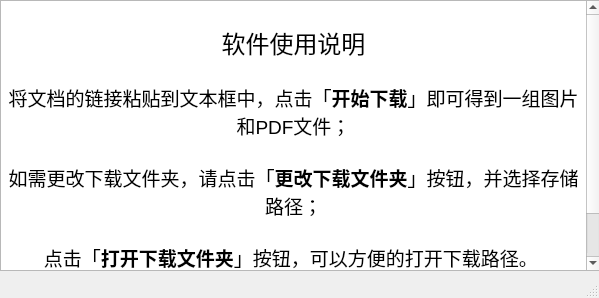
<?xml version="1.0" encoding="UTF-8"?>
<ui version="4.0">
 <class>MainWindow</class>
 <widget class="QMainWindow" name="MainWindow">
  <property name="geometry">
   <rect>
    <x>0</x>
    <y>0</y>
    <width>599</width>
    <height>298</height>
   </rect>
  </property>
  <property name="sizePolicy">
   <sizepolicy hsizetype="Fixed" vsizetype="Fixed">
    <horstretch>0</horstretch>
    <verstretch>0</verstretch>
   </sizepolicy>
  </property>
  <property name="focusPolicy">
   <enum>Qt::ClickFocus</enum>
  </property>
  <property name="windowTitle">
   <string>帮助</string>
  </property>
  <widget class="QWidget" name="centralwidget">
   <widget class="QTextEdit" name="textEdit_2">
    <property name="geometry">
     <rect>
      <x>0</x>
      <y>0</y>
      <width>601</width>
      <height>271</height>
     </rect>
    </property>
    <property name="sizePolicy">
     <sizepolicy hsizetype="Fixed" vsizetype="Fixed">
      <horstretch>0</horstretch>
      <verstretch>0</verstretch>
     </sizepolicy>
    </property>
    <property name="readOnly">
     <bool>true</bool>
    </property>
    <property name="html">
     <string>&lt;!DOCTYPE HTML PUBLIC &quot;-//W3C//DTD HTML 4.0//EN&quot; &quot;http://www.w3.org/TR/REC-html40/strict.dtd&quot;&gt;
&lt;html&gt;&lt;head&gt;&lt;meta name=&quot;qrichtext&quot; content=&quot;1&quot; /&gt;&lt;style type=&quot;text/css&quot;&gt;
p, li { white-space: pre-wrap; }
&lt;/style&gt;&lt;/head&gt;&lt;body style=&quot; font-family:'.AppleSystemUIFont'; font-size:13pt; font-weight:400; font-style:normal;&quot;&gt;
&lt;p align=&quot;center&quot; style=&quot;-qt-paragraph-type:empty; margin-top:0px; margin-bottom:0px; margin-left:0px; margin-right:0px; -qt-block-indent:0; text-indent:0px;&quot;&gt;&lt;br /&gt;&lt;/p&gt;
&lt;p align=&quot;center&quot; style=&quot; margin-top:0px; margin-bottom:0px; margin-left:0px; margin-right:0px; -qt-block-indent:0; text-indent:0px;&quot;&gt;&lt;span style=&quot; font-family:'PingFang SC'; font-size:18pt;&quot;&gt;软件使用说明&lt;/span&gt;&lt;/p&gt;
&lt;p style=&quot;-qt-paragraph-type:empty; margin-top:0px; margin-bottom:0px; margin-left:0px; margin-right:0px; -qt-block-indent:0; text-indent:0px; font-family:'PingFang SC'; font-size:14pt;&quot;&gt;&lt;br /&gt;&lt;/p&gt;
&lt;p align=&quot;center&quot; style=&quot; margin-top:0px; margin-bottom:0px; margin-left:0px; margin-right:0px; -qt-block-indent:0; text-indent:0px;&quot;&gt;&lt;span style=&quot; font-family:'PingFang SC'; font-size:14pt;&quot;&gt;将文档的链接粘贴到文本框中，点击「&lt;/span&gt;&lt;span style=&quot; font-family:'PingFang SC'; font-size:14pt; font-weight:600;&quot;&gt;开始下载&lt;/span&gt;&lt;span style=&quot; font-family:'PingFang SC'; font-size:14pt;&quot;&gt;」即可得到一组图片和&lt;/span&gt;&lt;span style=&quot; font-family:'Helvetica Neue'; font-size:14pt;&quot;&gt;PDF&lt;/span&gt;&lt;span style=&quot; font-family:'PingFang SC'; font-size:14pt;&quot;&gt;文件；&lt;/span&gt;&lt;/p&gt;
&lt;p align=&quot;center&quot; style=&quot;-qt-paragraph-type:empty; margin-top:0px; margin-bottom:0px; margin-left:0px; margin-right:0px; -qt-block-indent:0; text-indent:0px; font-family:'PingFang SC'; font-size:14pt;&quot;&gt;&lt;br /&gt;&lt;/p&gt;
&lt;p align=&quot;center&quot; style=&quot; margin-top:0px; margin-bottom:0px; margin-left:0px; margin-right:0px; -qt-block-indent:0; text-indent:0px;&quot;&gt;&lt;span style=&quot; font-family:'PingFang SC'; font-size:14pt;&quot;&gt;如需更改下载文件夹，请点击「&lt;/span&gt;&lt;span style=&quot; font-family:'PingFang SC'; font-size:14pt; font-weight:600;&quot;&gt;更改下载文件夹&lt;/span&gt;&lt;span style=&quot; font-family:'PingFang SC'; font-size:14pt;&quot;&gt;」按钮，并选择存储路径；&lt;/span&gt;&lt;/p&gt;
&lt;p align=&quot;center&quot; style=&quot;-qt-paragraph-type:empty; margin-top:0px; margin-bottom:0px; margin-left:0px; margin-right:0px; -qt-block-indent:0; text-indent:0px; font-family:'PingFang SC'; font-size:14pt;&quot;&gt;&lt;br /&gt;&lt;/p&gt;
&lt;p align=&quot;center&quot; style=&quot; margin-top:0px; margin-bottom:0px; margin-left:0px; margin-right:0px; -qt-block-indent:0; text-indent:0px;&quot;&gt;&lt;span style=&quot; font-family:'PingFang SC'; font-size:14pt;&quot;&gt;点击「&lt;/span&gt;&lt;span style=&quot; font-family:'PingFang SC'; font-size:14pt; font-weight:600;&quot;&gt;打开下载文件夹&lt;/span&gt;&lt;span style=&quot; font-family:'PingFang SC'; font-size:14pt;&quot;&gt;」按钮，可以方便的打开下载路径。&lt;/span&gt;&lt;span style=&quot; font-size:14pt;&quot;&gt; &lt;/span&gt;&lt;/p&gt;
&lt;p align=&quot;center&quot; style=&quot;-qt-paragraph-type:empty; margin-top:0px; margin-bottom:0px; margin-left:0px; margin-right:0px; -qt-block-indent:0; text-indent:0px; font-size:14pt;&quot;&gt;&lt;br /&gt;&lt;/p&gt;
&lt;p align=&quot;center&quot; style=&quot; margin-top:0px; margin-bottom:0px; margin-left:0px; margin-right:0px; -qt-block-indent:0; text-indent:0px;&quot;&gt;&lt;a href=&quot;mailto:jobyan@foxmail.com&quot;&gt;&lt;span style=&quot; font-size:14pt; text-decoration: underline; color:#0068da;&quot;&gt;反馈邮箱：jobyan@foxmail.com&lt;/span&gt;&lt;/a&gt;&lt;/p&gt;&lt;/body&gt;&lt;/html&gt;</string>
    </property>
   </widget>
  </widget>
  <widget class="QStatusBar" name="statusbar"/>
 </widget>
 <resources>
  <include location="resouses.qrc"/>
 </resources>
 <connections/>
</ui>
